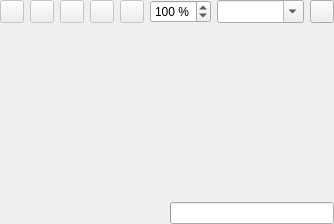
<?xml version="1.0" encoding="UTF-8"?>
<ui version="4.0">
 <author>R. Reucher</author>
 <class>MiniWebBrowser</class>
 <widget class="QWidget" name="MiniWebBrowser">
  <property name="geometry">
   <rect>
    <x>0</x>
    <y>0</y>
    <width>334</width>
    <height>224</height>
   </rect>
  </property>
  <property name="windowTitle">
   <string>Mini Web Browser</string>
  </property>
  <layout class="QGridLayout" name="gridLayout_2">
   <property name="margin">
    <number>0</number>
   </property>
   <item row="0" column="0">
    <widget class="QToolButton" name="toolButtonBack">
     <property name="enabled">
      <bool>false</bool>
     </property>
     <property name="sizePolicy">
      <sizepolicy hsizetype="Fixed" vsizetype="Minimum">
       <horstretch>0</horstretch>
       <verstretch>0</verstretch>
      </sizepolicy>
     </property>
     <property name="toolTip">
      <string>Go back</string>
     </property>
     <property name="statusTip">
      <string>Go back</string>
     </property>
     <property name="icon">
      <iconset resource="qmc2.qrc">
       <normaloff>:/data/img/back.png</normaloff>:/data/img/back.png</iconset>
     </property>
    </widget>
   </item>
   <item row="0" column="1">
    <widget class="QToolButton" name="toolButtonForward">
     <property name="enabled">
      <bool>false</bool>
     </property>
     <property name="sizePolicy">
      <sizepolicy hsizetype="Fixed" vsizetype="Minimum">
       <horstretch>0</horstretch>
       <verstretch>0</verstretch>
      </sizepolicy>
     </property>
     <property name="toolTip">
      <string>Go forward</string>
     </property>
     <property name="statusTip">
      <string>Go forward</string>
     </property>
     <property name="icon">
      <iconset resource="qmc2.qrc">
       <normaloff>:/data/img/forward.png</normaloff>:/data/img/forward.png</iconset>
     </property>
    </widget>
   </item>
   <item row="0" column="2">
    <widget class="QToolButton" name="toolButtonReload">
     <property name="enabled">
      <bool>false</bool>
     </property>
     <property name="sizePolicy">
      <sizepolicy hsizetype="Fixed" vsizetype="Minimum">
       <horstretch>0</horstretch>
       <verstretch>0</verstretch>
      </sizepolicy>
     </property>
     <property name="toolTip">
      <string>Reload current URL</string>
     </property>
     <property name="statusTip">
      <string>Reload current URL</string>
     </property>
     <property name="icon">
      <iconset resource="qmc2.qrc">
       <normaloff>:/data/img/reload.png</normaloff>:/data/img/reload.png</iconset>
     </property>
    </widget>
   </item>
   <item row="0" column="3">
    <widget class="QToolButton" name="toolButtonStop">
     <property name="enabled">
      <bool>false</bool>
     </property>
     <property name="sizePolicy">
      <sizepolicy hsizetype="Fixed" vsizetype="Minimum">
       <horstretch>0</horstretch>
       <verstretch>0</verstretch>
      </sizepolicy>
     </property>
     <property name="toolTip">
      <string>Stop loading of current URL</string>
     </property>
     <property name="statusTip">
      <string>Stop loading of current URL</string>
     </property>
     <property name="icon">
      <iconset resource="qmc2.qrc">
       <normaloff>:/data/img/stop_browser.png</normaloff>:/data/img/stop_browser.png</iconset>
     </property>
    </widget>
   </item>
   <item row="0" column="4">
    <widget class="QToolButton" name="toolButtonHome">
     <property name="enabled">
      <bool>false</bool>
     </property>
     <property name="sizePolicy">
      <sizepolicy hsizetype="Fixed" vsizetype="Minimum">
       <horstretch>0</horstretch>
       <verstretch>0</verstretch>
      </sizepolicy>
     </property>
     <property name="toolTip">
      <string>Go home (first page)</string>
     </property>
     <property name="statusTip">
      <string>Go home (first page)</string>
     </property>
     <property name="icon">
      <iconset resource="qmc2.qrc">
       <normaloff>:/data/img/home.png</normaloff>:/data/img/home.png</iconset>
     </property>
    </widget>
   </item>
   <item row="0" column="6">
    <widget class="QComboBox" name="comboBoxURL">
     <property name="sizePolicy">
      <sizepolicy hsizetype="Expanding" vsizetype="Minimum">
       <horstretch>0</horstretch>
       <verstretch>0</verstretch>
      </sizepolicy>
     </property>
     <property name="toolTip">
      <string>Enter current URL</string>
     </property>
     <property name="statusTip">
      <string>Enter current URL</string>
     </property>
     <property name="editable">
      <bool>true</bool>
     </property>
     <property name="insertPolicy">
      <enum>QComboBox::NoInsert</enum>
     </property>
    </widget>
   </item>
   <item row="0" column="7">
    <widget class="QToolButton" name="toolButtonLoad">
     <property name="sizePolicy">
      <sizepolicy hsizetype="Fixed" vsizetype="Minimum">
       <horstretch>0</horstretch>
       <verstretch>0</verstretch>
      </sizepolicy>
     </property>
     <property name="toolTip">
      <string>Load URL</string>
     </property>
     <property name="statusTip">
      <string>Load URL</string>
     </property>
     <property name="icon">
      <iconset resource="qmc2.qrc">
       <normaloff>:/data/img/yes.png</normaloff>:/data/img/yes.png</iconset>
     </property>
    </widget>
   </item>
   <item row="1" column="0" colspan="8">
    <layout class="QGridLayout" name="gridLayout">
     <item row="1" column="0">
      <widget class="QLabel" name="labelStatus">
       <property name="sizePolicy">
        <sizepolicy hsizetype="Expanding" vsizetype="Preferred">
         <horstretch>0</horstretch>
         <verstretch>0</verstretch>
        </sizepolicy>
       </property>
       <property name="text">
        <string/>
       </property>
      </widget>
     </item>
     <item row="1" column="1">
      <widget class="QProgressBar" name="progressBar">
       <property name="sizePolicy">
        <sizepolicy hsizetype="Expanding" vsizetype="Preferred">
         <horstretch>0</horstretch>
         <verstretch>0</verstretch>
        </sizepolicy>
       </property>
       <property name="toolTip">
        <string>Current progress loading URL</string>
       </property>
       <property name="statusTip">
        <string>Current progress loading URL</string>
       </property>
       <property name="value">
        <number>0</number>
       </property>
       <property name="textVisible">
        <bool>false</bool>
       </property>
      </widget>
     </item>
     <item row="0" column="0" colspan="2">
      <widget class="QFrame" name="frameBrowser">
       <property name="sizePolicy">
        <sizepolicy hsizetype="Preferred" vsizetype="Expanding">
         <horstretch>0</horstretch>
         <verstretch>0</verstretch>
        </sizepolicy>
       </property>
       <property name="frameShape">
        <enum>QFrame::NoFrame</enum>
       </property>
       <layout class="QGridLayout" name="gridLayoutBrowser">
        <property name="margin">
         <number>0</number>
        </property>
       </layout>
      </widget>
     </item>
    </layout>
   </item>
   <item row="0" column="5">
    <widget class="QSpinBox" name="spinBoxZoom">
     <property name="sizePolicy">
      <sizepolicy hsizetype="Fixed" vsizetype="Minimum">
       <horstretch>0</horstretch>
       <verstretch>0</verstretch>
      </sizepolicy>
     </property>
     <property name="toolTip">
      <string>Set zoom factor</string>
     </property>
     <property name="statusTip">
      <string>Set zoom factor</string>
     </property>
     <property name="suffix">
      <string> %</string>
     </property>
     <property name="minimum">
      <number>10</number>
     </property>
     <property name="maximum">
      <number>400</number>
     </property>
     <property name="singleStep">
      <number>10</number>
     </property>
     <property name="value">
      <number>100</number>
     </property>
    </widget>
   </item>
  </layout>
 </widget>
 <layoutdefault spacing="6" margin="6"/>
 <tabstops>
  <tabstop>toolButtonBack</tabstop>
  <tabstop>toolButtonForward</tabstop>
  <tabstop>toolButtonReload</tabstop>
  <tabstop>toolButtonStop</tabstop>
  <tabstop>toolButtonHome</tabstop>
  <tabstop>toolButtonLoad</tabstop>
  <tabstop>spinBoxZoom</tabstop>
  <tabstop>comboBoxURL</tabstop>
 </tabstops>
 <resources>
  <include location="qmc2.qrc"/>
 </resources>
 <connections/>
</ui>
